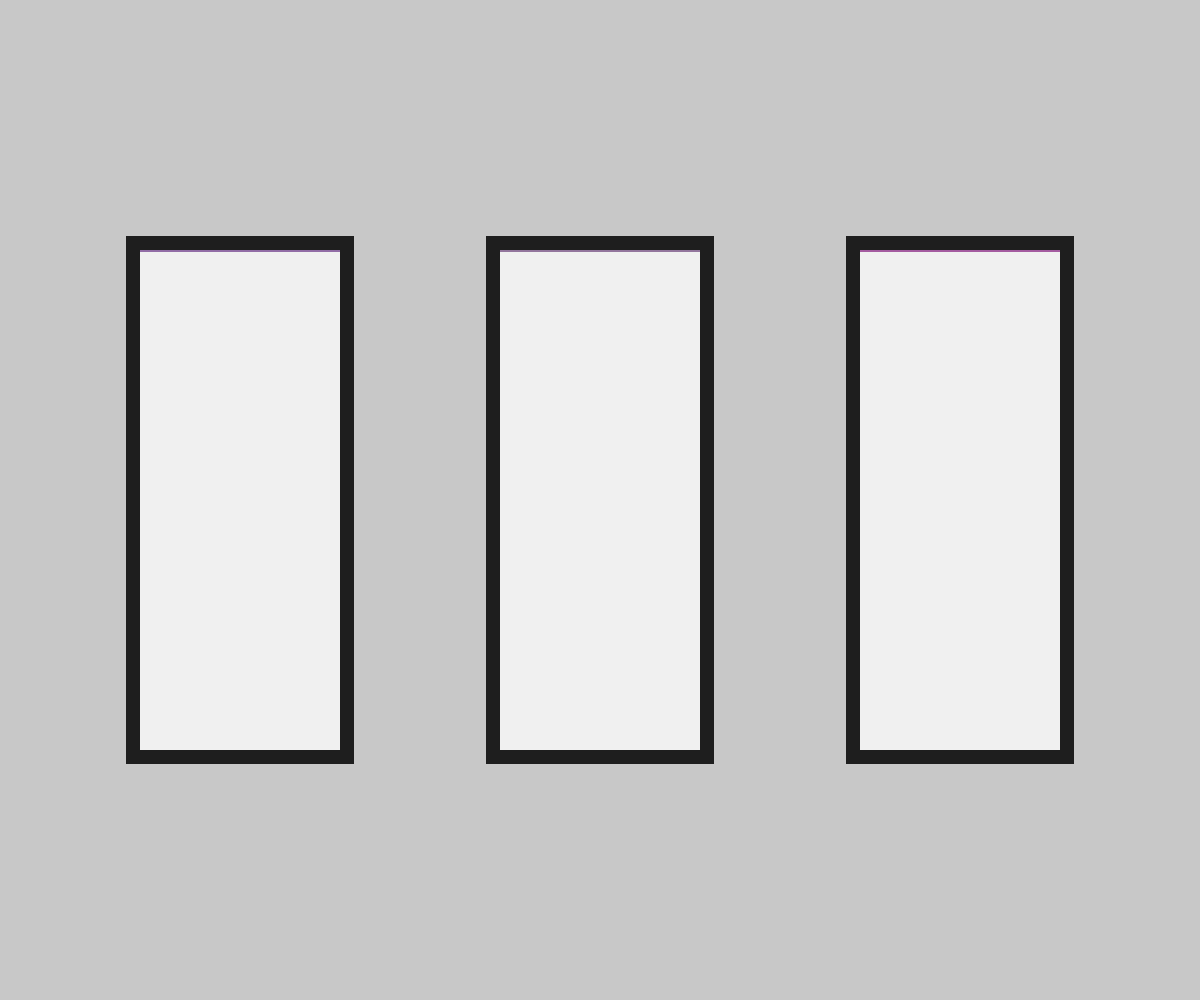
Frame 1 (no input)
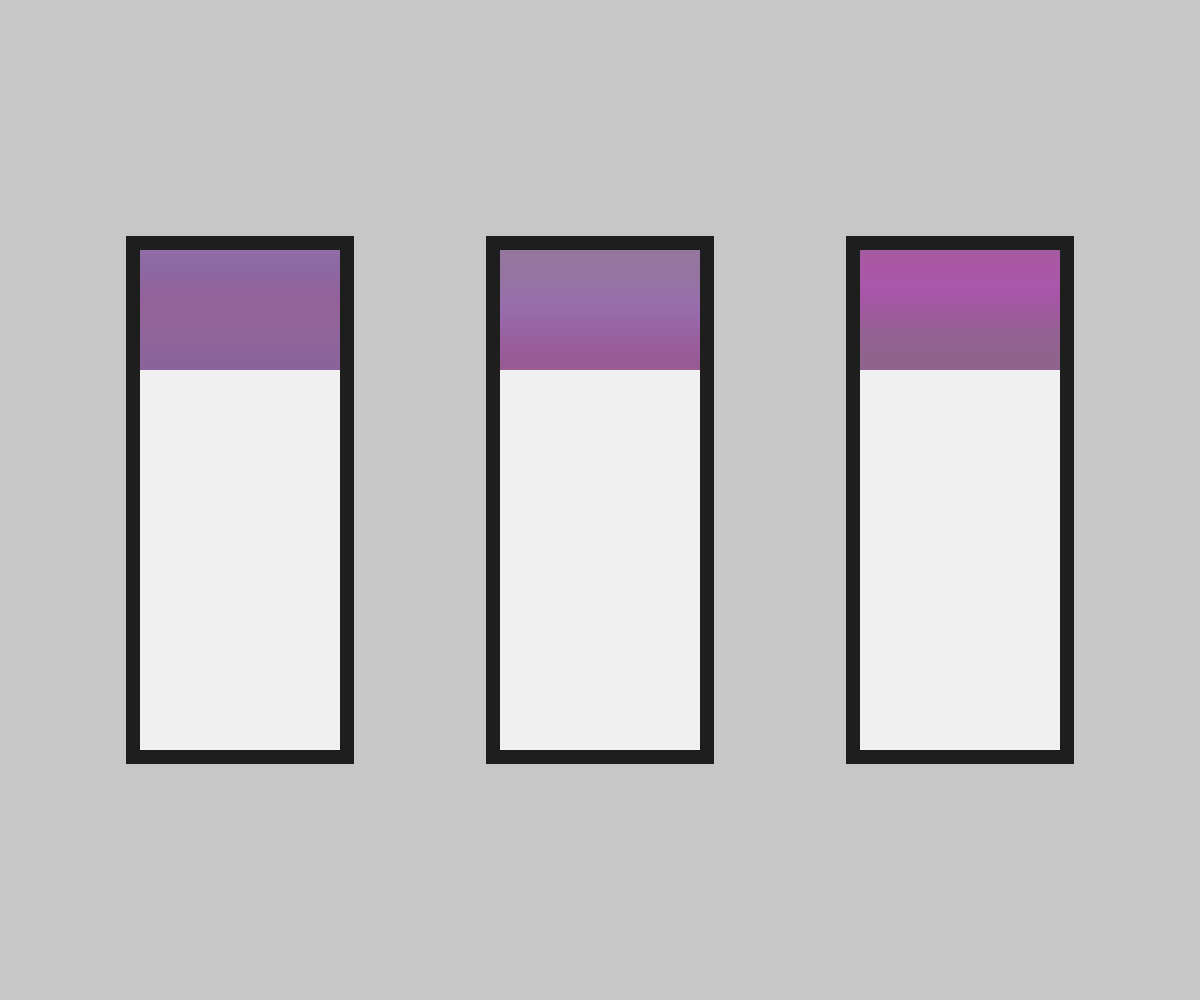
Frame 60 (no input)
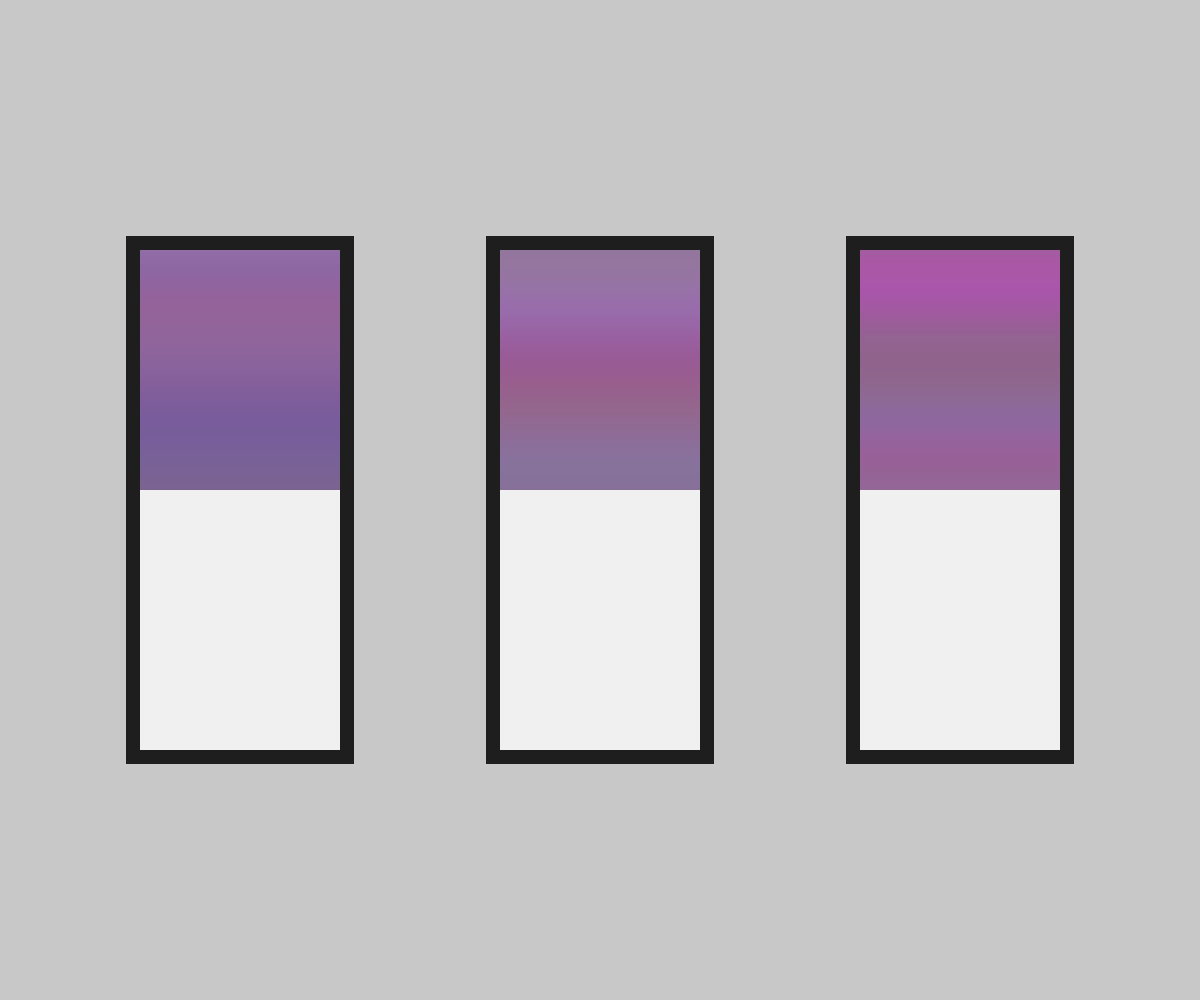
Frame 120 (the mouse pressed at the canvas centre since frame 60)

The p5.js sketch that drew these frames (run headless with seeded random() and noise() and a simulated clock; from frame 60 on, the mouse is pressed at the canvas centre):

// p5.js sketch
// ── sketch.js
let canvasColor,
  currentFrame,
  pictureFrameWidth,
  pictureFrameHeight,
  currentY,
  frameThickness,
  lineHeight,
  rSlow,
  gSlow,
  bSlow,
  frames,
  isResizing,
  resizeTimer = 0;

function setup() {
  seedGlobals();
  createCanvas(windowWidth, windowHeight);
  background(200);
  // drawPictureFrame();
  rectMode(CENTER);
  seedFrames();

  for (let frame of frames) {
    frame.clearPictureFrame();
    frame.drawBorder();
  }
}

function draw() {
  if (isResizing) {
    resizeTimer++;

    if (resizeTimer > 50) {
      isResizing = false;
      frames = [];
      pictureFrameWidth = windowWidth / 6;
      pictureFrameHeight = windowHeight / 2;
      seedFrames();
      for (let frame of frames) {
        frame.clearPictureFrame();
        frame.drawBorder();
      }
    }
  }

  if (!isResizing) {
    for (let frame of frames) {
      frame.testIfHolding();
      if (!frame.isHolding) {
        frame.paint();
        frame.jump();
      }
    }
  }
}

function windowResized() {
  isResizing = true;
  resizeTimer = 0;
  resizeCanvas(windowWidth, windowHeight);
}

function seedFrames() {
  let frame1 = new Frame({ x: width / 5, y: height / 2 });
  let frame2 = new Frame({ x: width / 2, y: height / 2 });
  let frame3 = new Frame({ x: (4 * width) / 5, y: height / 2 });
  frames.push(frame1);
  frames.push(frame2);
  frames.push(frame3);
}

function seedGlobals() {
  frames = [];
  rSlow = 300;
  gSlow = 400;
  bSlow = 500;
  lineHeight = 3;
  frameThickness = 14;
  canvasColor = 240;
  currentFrame = 0;
  pictureFrameWidth = windowWidth / 6;
  pictureFrameHeight = windowHeight / 2;
  isResizing = false;
  resizeTimer = 0;
}

// ── Frame.js
class Frame {
  constructor(c) {
    this.c = c;
    this.currentY = c.y - pictureFrameHeight / 2;
    this.paintSpeed = 1;
    this.lineHeight = 2;
    this.r = 0;
    this.g = 0;
    this.b = 0;
    this.rSlow = floor(random(400, 1200));
    this.gSlow = floor(random(400, 1200));
    this.bSlow = floor(random(400, 1200));
    this.currentHoldTime = 0;
    this.holdTime = 300;
    this.isHolding = false;
    this.currentFrame = 0;
  }

  testIfHolding() {
    this.currentFrame += this.paintSpeed;

    if (this.currentY < this.c.y + pictureFrameHeight / 2) {
      this.isHolding = false;
    }

    if (this.currentY > this.c.y + pictureFrameHeight / 2) {
      this.isHolding = true;
    }

    if (this.isHolding) {
      this.currentHoldTime++;

      if (this.currentHoldTime > this.holdTime) {
        this.clearPictureFrame();
        this.isHolding = false;
        this.currentY = this.c.y - pictureFrameHeight / 2;
        // this.currentY = 0;
        this.currentHoldTime = 0;
      }
    }
  }

  jump() {
    this.currentY += this.lineHeight;
  }

  clearPictureFrame() {
    noStroke();
    fill(canvasColor);
    rectMode(CENTER, CENTER);
    rect(this.c.x, this.c.y, pictureFrameWidth, pictureFrameHeight);
  }

  drawBorder() {
    noFill();
    stroke(30);
    strokeWeight(frameThickness);
    rectMode(CENTER, CENTER);
    rect(
      this.c.x,
      this.c.y,
      pictureFrameWidth + frameThickness,
      pictureFrameHeight + frameThickness
    );
  }

  paint() {
    this.r = map(
      noise(
        this.currentFrame / this.rSlow,
        (this.currentFrame + this.currentY) / this.gSlow,
        this.currentY / this.rSlow
      ),
      0,
      1,
      0,
      255
    );

    this.g = map(
      noise(
        (this.currentFrame + this.currentY) / this.bSlow,
        this.currentFrame / this.gSlow,
        this.currentY / this.gSlow
      ),
      0,
      1,
      0,
      255
    );

    this.b = map(
      noise(
        this.currentFrame / this.bSlow,
        this.currentY / this.bSlow,
        (this.currentFrame + this.currentY) / this.rSlow
      ),
      0,
      1,
      0,
      255
    );

    rectMode(CORNER);
    noStroke();
    fill(this.r, this.g, this.b);
    rect(
      this.c.x - pictureFrameWidth / 2,
      this.currentY,
      pictureFrameWidth,
      this.lineHeight
    );
  }
}
